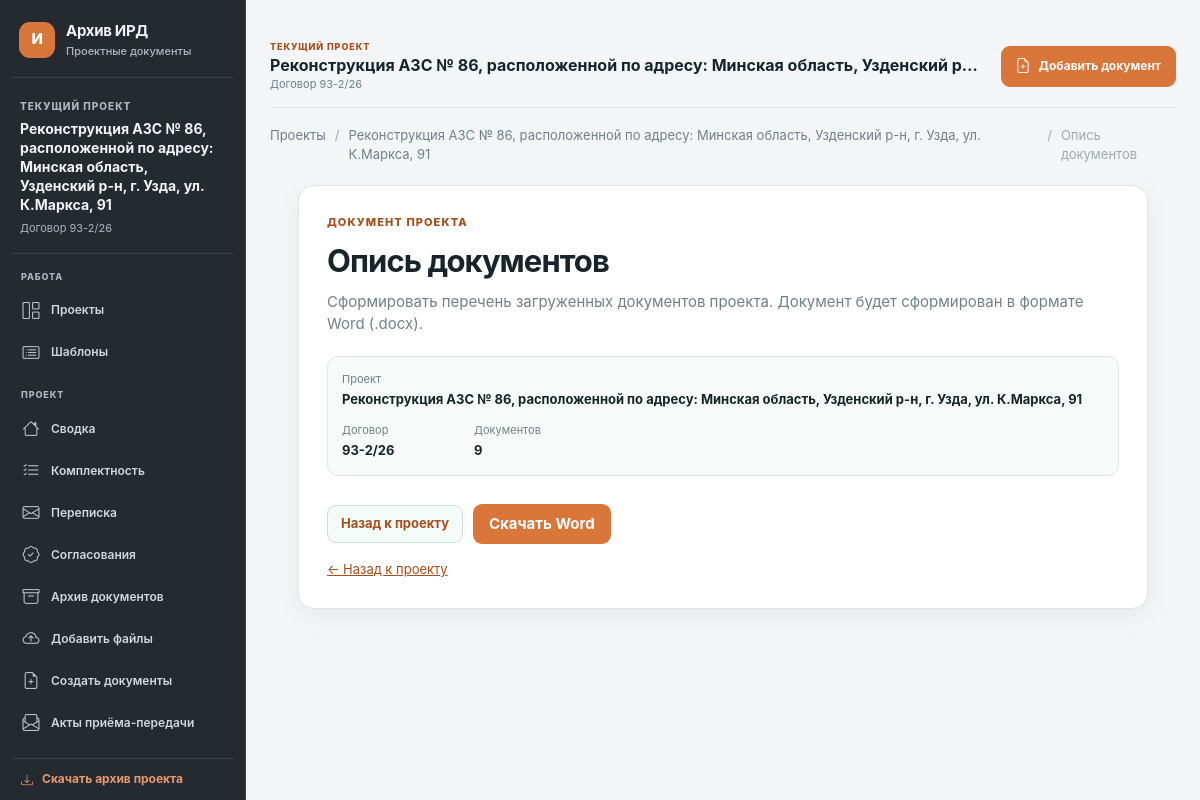
Page /objects/6/documents/inventory on the committed database.
### tables this page shows
CREATE TABLE objects (
    id INTEGER PRIMARY KEY AUTOINCREMENT,
    contract_number TEXT NOT NULL,
    name TEXT NOT NULL,
    created_at TEXT NOT NULL DEFAULT CURRENT_TIMESTAMP
, template_id INTEGER, archived_at TEXT, customer TEXT NOT NULL DEFAULT '');

### app/web/routes.py (the view)
@bp.get("/objects/<int:object_id>/documents/<kind>")
def project_document_form(object_id: int, kind: str):
    if kind not in DOCUMENT_TYPES:
        abort(404)
    project = ObjectRepository().get(object_id)
    if project is None or project["archived_at"]:
        abort(404)
    checklist = ChecklistRepository().list_project_items(object_id)
    documents = DocumentRepository().list_by_object(object_id)
    return render_template(
        "document_generation.html",
        project=project,
        kind=kind,
        spec=DOCUMENT_TYPES[kind],
        checklist=checklist,
        documents=documents,
        missing_count=sum(item["status"] == "missing" for item in checklist),
    )

### app/database.py (called while the page is built)
def get_db() -> sqlite3.Connection:
    if "db" not in g:
        g.db = sqlite3.connect(current_app.config["DATABASE_PATH"])
        g.db.row_factory = sqlite3.Row
        g.db.execute("PRAGMA foreign_keys = ON")
    return g.db

### app/repositories.py (called while the page is built)
    def get(self, object_id: int) -> Row | None:
        return get_db().execute(
            "SELECT * FROM objects WHERE id = ?", (object_id,)
        ).fetchone()

    def list_by_object(self, object_id: int, *, include_archived: bool = False) -> list[Row]:
        archived_filter = "" if include_archived else "AND archived_at IS NULL"
        return list(
            get_db().execute(
                f"""
                SELECT *
                FROM documents
                WHERE object_id = ? {archived_filter}
                ORDER BY created_at DESC, id DESC
                """,
                (object_id,),
            )
        )

### app/templates/document_generation.html (shortened to what this page needs)
{% extends "base.html" %}
{% block content %}
<div class="breadcrumbs"><a href="{{ url_for('web.index') }}">Проекты</a><span>/</span><a href="{{ url_for('web.object_workspace', object_id=project.id) }}">{{ project.name }}</a><span>/</span><span>{{ spec.title }}</span></div>
<section class="document-generation panel">
    <p class="eyebrow">ДОКУМЕНТ ПРОЕКТА</p>
    <h1>{{ spec.title }}</h1>
    <p class="subheading">{{ spec.description }} Документ будет сформирован в формате Word (.docx).</p>
    <div class="generation-summary">
        <span><small>Проект</small><strong>{{ project.name }}</strong></span>
        <span><small>Договор</small><strong>{{ project.contract_number }}</strong></span>
        {% if kind == 'inventory' %}<span><small>Документов</small><strong>{{ documents|length }}</strong></span>{% endif %}
    </div>
    <form method="post" class="generation-form">
        <div class="generation-actions"><a class="secondary-button" href="{{ url_for('web.object_workspace', object_id=project.id) }}">Назад к проекту</a><button type="submit" >Скачать Word</button></div>
    </form>
    {% if kind == 'inventory' %}<a class="generation-back" href="{{ url_for('web.object_workspace', object_id=project.id) }}">← Назад к проекту</a>{% endif %}
</section>
{% endblock %}

### app/templates/base.html (shortened to what this page needs)
<!doctype html>
<html lang="ru">
<head>
    <link rel="stylesheet" href="{{ url_for('static', filename='styles.css', v='20261115-template-create-modal') }}">
    <link rel="stylesheet" href="https://cdn.jsdelivr.net/npm/bootstrap-icons@1.11.3/font/bootstrap-icons.min.css">
</head>
<body>
    {% set active_project = object if object is defined and object else (project if project is defined and project else none) %}
    <div class="app-layout">
        <aside class="project-sidebar app-sidebar" id="app-sidebar" aria-label="Главное меню">
            <a class="brand app-sidebar-brand" href="{{ url_for('web.index') }}"><span class="brand-mark">И</span><span>Архив ИРД<small>Проектные документы</small></span></a>
            {% if active_project %}
            <div class="project-sidebar-identity"><span class="eyebrow">ТЕКУЩИЙ ПРОЕКТ</span><strong>{{ active_project.name }}</strong><span class="project-sidebar-contract">Договор {{ active_project.contract_number }}</span></div>
            {% else %}
            <div class="project-sidebar-identity"><span class="eyebrow">РАБОЧЕЕ ПРОСТРАНСТВО</span><strong>Архив исходных данных</strong><span class="project-sidebar-contract">Проектные документы</span></div>
            {% endif %}
            <nav class="project-side-nav" aria-label="Разделы приложения">
                <div class="project-nav-group"><span class="project-nav-caption">РАБОТА</span><a class="project-nav-item" href="{{ url_for('web.index') }}"><i class="project-nav-icon bi bi-grid-1x2" aria-hidden="true"></i><span>Проекты</span></a><a class="project-nav-item" href="{{ url_for('web.manage_templates') }}"><i class="project-nav-icon bi bi-card-list" aria-hidden="true"></i><span>Шаблоны</span></a></div>
                {% if active_project %}
                <div class="project-nav-group"><span class="project-nav-caption">ПРОЕКТ</span>
                    {% if request.endpoint == 'web.object_workspace' %}
                    <button type="button" class="project-nav-item" data-workspace-tab="overview" aria-selected="false"><i class="project-nav-icon bi bi-house" aria-hidden="true"></i><span>Сводка</span></button>
                    <button type="button" class="project-nav-item" data-workspace-tab="checklist" aria-selected="false"><i class="project-nav-icon bi bi-list-check" aria-hidden="true"></i><span>Комплектность</span><small>{{ received_count }}/{{ checklist|length }}</small></button>
                    <button type="button" class="project-nav-item" data-workspace-tab="correspondence" aria-selected="false"><i class="project-nav-icon bi bi-envelope" aria-hidden="true"></i><span>Переписка</span><small>{{ correspondence|default([])|length }}</small></button>
                    <button type="button" class="project-nav-item" data-workspace-tab="approvals" aria-selected="false"><i class="project-nav-icon bi bi-patch-check" aria-hidden="true"></i><span>Согласования</span><small>{{ approvals|default([])|length }}</small></button>
                    <button type="button" class="project-nav-item" data-workspace-tab="documents" aria-selected="false"><i class="project-nav-icon bi bi-archive" aria-hidden="true"></i><span>Архив документов</span><small>{{ documents|length }}</small></button>
                    <button type="button" class="project-nav-item" data-workspace-tab="upload" aria-selected="false"><i class="project-nav-icon bi bi-cloud-arrow-up" aria-hidden="true"></i><span>Добавить файлы</span></button>
                    <button type="button" class="project-nav-item" data-workspace-tab="tools" aria-selected="false"><i class="project-nav-icon bi bi-file-earmark-plus" aria-hidden="true"></i><span>Создать документы</span></button>
                    <a class="project-nav-item" href="{{ url_for('web.project_acts', object_id=active_project.id) }}"><i class="project-nav-icon bi bi-envelope-paper" aria-hidden="true"></i><span>Акты приёма-передачи</span></a>
                    {% else %}
                    <a class="project-nav-item" href="{{ url_for('web.object_workspace', object_id=active_project.id, tab='overview') }}"><i class="project-nav-icon bi bi-house" aria-hidden="true"></i><span>Сводка</span></a>
                    <a class="project-nav-item" href="{{ url_for('web.object_workspace', object_id=active_project.id, tab='checklist') }}"><i class="project-nav-icon bi bi-list-check" aria-hidden="true"></i><span>Комплектность</span></a>
                    <a class="project-nav-item" href="{{ url_for('web.object_workspace', object_id=active_project.id, tab='correspondence') }}"><i class="project-nav-icon bi bi-envelope" aria-hidden="true"></i><span>Переписка</span></a>
                    <a class="project-nav-item" href="{{ url_for('web.object_workspace', object_id=active_project.id, tab='approvals') }}"><i class="project-nav-icon bi bi-patch-check" aria-hidden="true"></i><span>Согласования</span></a>
                    <a class="project-nav-item" href="{{ url_for('web.object_workspace', object_id=active_project.id, tab='documents') }}"><i class="project-nav-icon bi bi-archive" aria-hidden="true"></i><span>Архив документов</span></a>
                    <a class="project-nav-item" href="{{ url_for('web.object_workspace', object_id=active_project.id, tab='upload') }}"><i class="project-nav-icon bi bi-cloud-arrow-up" aria-hidden="true"></i><span>Добавить файлы</span></a>
                    <a class="project-nav-item" href="{{ url_for('web.object_workspace', object_id=active_project.id, tab='tools') }}"><i class="project-nav-icon bi bi-file-earmark-plus" aria-hidden="true"></i><span>Создать документы</span></a>
                    <a class="project-nav-item" href="{{ url_for('web.project_acts', object_id=active_project.id) }}"><i class="project-nav-icon bi bi-envelope-paper" aria-hidden="true"></i><span>Акты приёма-передачи</span></a>
                    {% endif %}
                </div>
                {% endif %}
            </nav>
            {% if active_project %}<a class="project-sidebar-download" href="{{ url_for('web.export_object', object_id=active_project.id) }}"><i class="bi bi-download" aria-hidden="true"></i><span>Скачать архив проекта</span></a>{% endif %}
        </aside>
        <main class="page app-main">
            {% if active_project %}<header class="project-topbar"><div class="project-topbar-context"><span class="eyebrow">ТЕКУЩИЙ ПРОЕКТ</span><strong>{{ active_project.name }}</strong><small>Договор {{ active_project.contract_number }}</small></div><a class="project-topbar-add" href="{{ url_for('web.object_workspace', object_id=active_project.id, tab='upload') }}"><i class="bi bi-file-earmark-plus" aria-hidden="true"></i><span>Добавить документ</span></a></header>{% endif %}
            {% block content %}{% endblock %}
        </main>
    </div>
</body>
</html>

### rows in the picture
objects: name "Реконструкция АЗС № 86, расположенной по адресу: Минская область, Узденский р-н, г. Узда, ул. К.Маркса, 91", contract_number "93-2/26", name "Реконструкция АЗС № 86, расположенной по адресу: Минская область, Узденский р…"

### other values in the picture
{{ spec.title }} "Опись документов"
{{ spec.description }} "Сформировать перечень загруженных документов проекта."
{{ documents|length }} "9"
